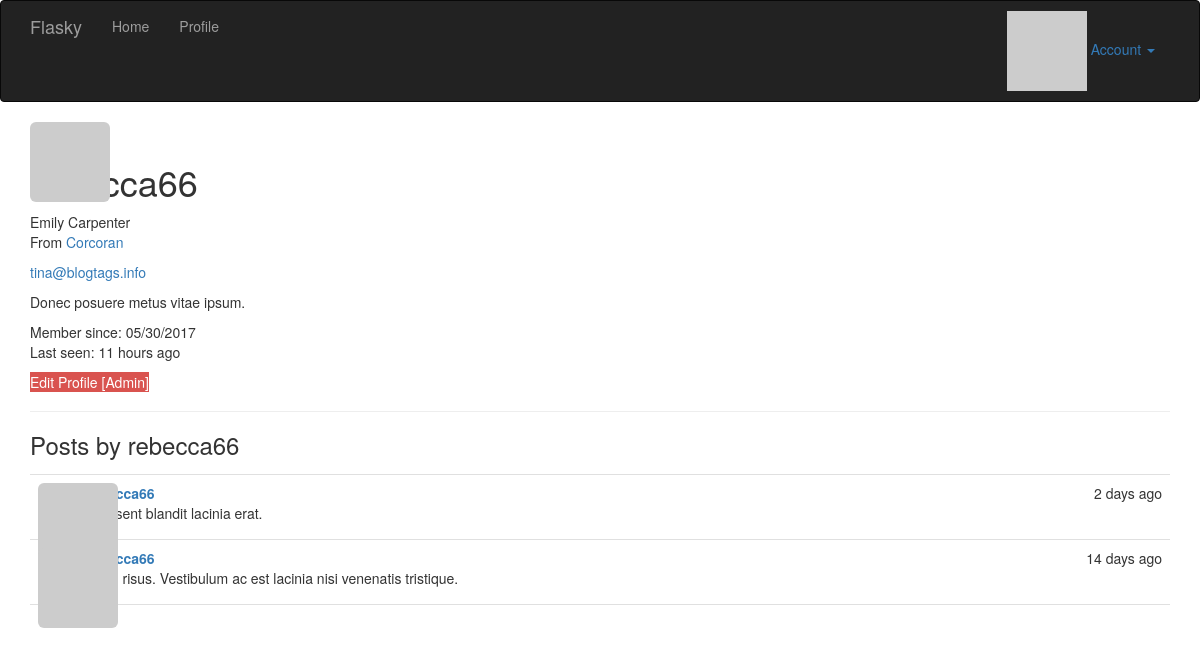
The app's page /user/rebecca66 (signed in) with its own data.
### app/models.py (models this page shows, shortened)
class User(UserMixin, db.Model):
    __tablename__ = 'users'
    id = db.Column(db.Integer, primary_key=True)
    email = db.Column(db.String(64), unique=True, index=True)
    username = db.Column(db.String(64), unique=True, index=True)
    role_id = db.Column(db.Integer, db.ForeignKey('roles.id'))
    password_hash = db.Column(db.String(128))
    confirmed = db.Column(db.Boolean, default=False)
    name = db.Column(db.String(64))
    location = db.Column(db.String(64))
    about_me = db.Column(db.Text())
    member_since = db.Column(db.DateTime(), default=datetime.utcnow)
    last_seen = db.Column(db.DateTime(), default=datetime.utcnow)
    avatar_hash = db.Column(db.String(32))
    posts = db.relationship("Post", backref="author", lazy="dynamic")
    def can(self, permissions):
        return self.role is not None and (self.role.permissions & permissions) == permissions
    def is_administrator(self):
        return self.can(Permission.ADMINISTER)
    @property
    def password(self):
        raise AttributeError("password is not a readable attribute")
    def gravatar(self, size=100, default="identicon", rating="g"):
        if request.is_secure:
            url = "http://secure.gravatar.com/avatar"
        else:
            url = 'http://www.gravatar.com/avatar'
        hash = self.avatar_hash or hashlib.md5(self.email.encode("utf-8")).hexdigest()
        return '{url}/{hash}?s={size}&d={default}&r={rating}'.format(
            url=url, hash=hash, size=size, default=default, rating=rating)
    def ping(self):
        self.last_seen = datetime.utcnow()
        db.session.add(self)

class Post(db.Model):
    __tabename__ = "posts"
    id = db.Column(db.Integer, primary_key=True)
    body = db.Column(db.Text)
    timestamp = db.Column(db.DateTime, index=True, default=datetime.utcnow)
    author_id = db.Column(db.Integer, db.ForeignKey("users.id"))

### app/main/views.py (the view)
@main.route("/user/<username>")
def user(username):
    user = User.query.filter_by(username=username).first()
    if user is None:
        abort(404)
    posts = user.posts.order_by(Post.timestamp.desc()).all()
    return render_template("user.html", user=user, posts=posts)

### app/auth/views.py (called while the page is built)
@auth.before_app_request
def before_request():
    if current_user.is_authenticated:
        current_user.ping()
        if not current_user.confirmed \
                and request.endpoint[:5] != "auth.":
            return redirect(url_for("auth.unconfirmed"))

### app/main/__init__.py (called while the page is built)
@main.app_context_processor
def inject_permissions():
    return dict(Permission=Permission)

### app/models.py (called while the page is built)
@login_manager.user_loader
def load_user(user_id):
    return User.query.get(int(user_id))

### app/templates/user.html (shortened to what this page needs)
{% extends 'base.html' %}
{% import "_macros.html" as macros %}
{% block page_content %}
    <img class="img-rounded profile-thumbnail" src="{{ user.gravatar(size=256) }}" >
	<div class="page-header">
        <h1>{{ user.username }}</h1>
        {% if user.name or user.location %}
        <p>
            {% if user.name %}{{ user.name }}{% endif %}
            {% if user.location %}
                <br />
                From <a href="http://maps.google.com/?q={{ user.location }}">
                    {{ user.location }}
                </a>
            {% endif %}
        </p>
    {% endif %}
    {% if current_user.is_administrator() %}
        <p>
            <a href="mailto:{{ user.email }}">{{ user.email }}</a>
        </p>
    {% endif %}
    {% if user.about_me %}
        <p>{{ user.about_me }}</p>
    {% endif %}
    <p>
        Member since: {{ moment(user.member_since).format("L") }}<br />
        Last seen: {{ moment(user.last_seen).fromNow() }}
    </p>
    <p>
        {% if current_user.is_administrator() %}
            <a class="btn-danger"  href="{{ url_for(".edit_profile_admin", id=user.id) }}">
                Edit Profile [Admin]
            </a>
        {% endif %}
    </p>
	</div>
    <h3>Posts by {{ user.username }}</h3>
    {% include "_posts.html" %}
{% endblock %}

### app/templates/_posts.html
<ul class="posts">
    {% for post in posts %}
        <li class="post">
            <div class="post-thumbnail">
                <a href="{{ url_for(".user", username=post.author.username) }}">
                    <img class="img-rounded profile-thumbnail"
                         src="{{ post.author.gravatar(size=40) }}">
                </a>
            </div>
            <div class="post-content">
                <div class="post-date">
                    {{ moment(post.timestamp).fromNow() }}
                </div>
                <div class="post-author">
                    <a href="{{ url_for('.user', username=post.author.username) }}">
                        {{ post.author.username }}
                    </a>
                </div>
                <div class="post-body">
                    {{ post.body }}
                </div>
            </div>
        </li>
    {% endfor %}
</ul>

### app/static/css/styles.css (style rules this page uses)
.profile-thumbnail { position: absolute; }
ul.posts { list-style-type: none; padding: 0px; margin: 16px 0px 0px 0px; border-top: 1px solid #e0e0e0; }
ul.posts li.post { padding: 8px; border-bottom: 1px solid #e0e0e0; }
div.post-date { float: right; }
div.post-author { font-weight: bold; }
div.post-thumbnail { position: absolute; }
div.post-content { margin-left: 48px; min-height: 48px; }

### records on screen
User: username "rebecca66", name "Emily Carpenter", location "Corcoran", email "tina@blogtags.info", about_me "Donec posuere metus vitae ipsum.", member_since "05/30/2017", last_seen "11 hours ago"
Post: timestamp "2 days ago", author.username "rebecca66", body "Praesent blandit lacinia erat."
Post: timestamp "14 days ago", author.username "rebecca66", body "Proin risus. Vestibulum ac est lacinia nisi venenatis tristique."
